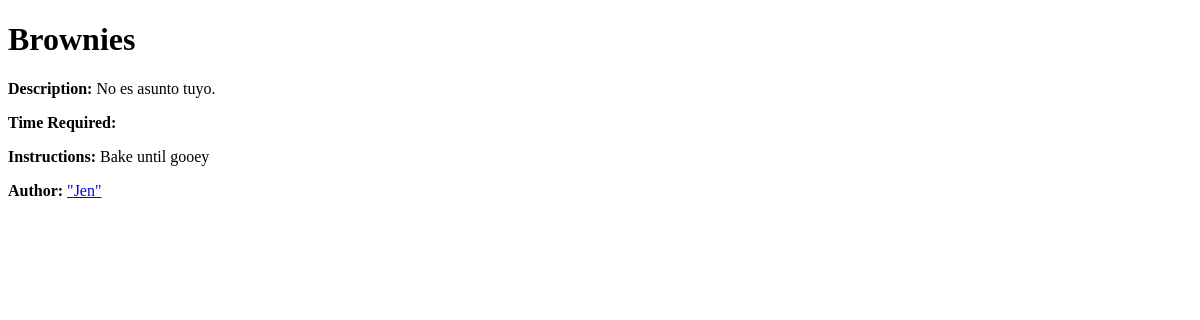
Page /recipes/1/ on the earlier database version.
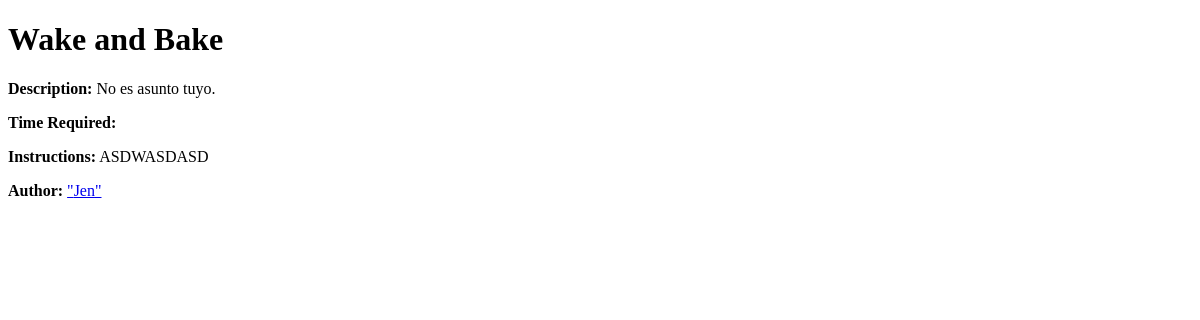
Same page on the later database version.
### recipe_forms/models.py (models this page shows, shortened)
class Recipes(models.Model):
    title = models.CharField(max_length=50)
    author = models.ForeignKey(Author, on_delete=models.CASCADE)
    description = models.CharField(max_length=1000)
    time_req = models.CharField(max_length=50)
    instructions = models.TextField()

class Author(models.Model):
    name = models.CharField(max_length=50)
    bio = models.TextField()
    user = models.OneToOneField(User, on_delete=models.CASCADE)
    def __str__(self):
        return self.name

### recipe_forms/views.py (the view)
# urls.py: path('recipes/<int:recipe_id>/', views.recipe_stuff),
def recipe_stuff(request, recipe_id):
    html = 'recipe.html'
    stuff = Recipes.objects.all().filter(id=recipe_id)
    return render(request, html, {'recipes': stuff})

### recipe_forms/templates/recipe.html (shortened to what this page needs)
<!DOCTYPE html>
<html lang="en">
<head>
</head>
<body>
    {% for item in recipes %}
    <h1>{{item.title}}</h1>
    <p><b>Description:</b> {{ item.description }}</p>
    <p><b>Time Required:</b> {{ item.time_required }}</p>
    <p><b>Instructions:</b> {{ item.instructions}}</p>
    <p><b>Author:</b> <a href="/author/{{ item.author_id }}">"{{ item.author}}"</a></p>
    {% endfor %}
</body>
</html>

Differences in the rows shown:
changed Recipes "No es asunto tuyo.": title "Brownies" → "Wake and Bake"; instructions "Bake until gooey" → "ASDWASDASD"
